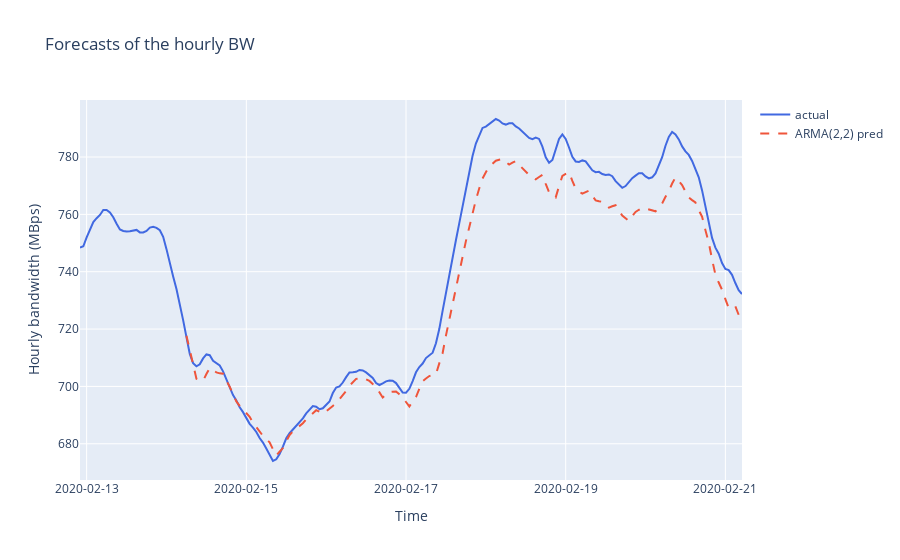

Notebook source saved alongside this figure:
### Code cell
fig = go.Figure()
fig.add_trace(go.Scatter(x=df[-200:].index, y=df[-200:]["hourly_bandwidth"], name='actual', line = dict(color='royalblue')))
fig.add_trace(go.Scatter(x=df[-200:].index, y=df[-200:]["pred_bandwidth"], name='ARMA(2,2) pred', line = dict(dash='dash')))
fig.update_layout(
    xaxis= dict(
        tickmode = 'array',
        tickvals = [9802, 9850, 9898, 9946, 9994],
        ticktext = ['2020-02-13', '2020-02-15', '2020-02-17', '2020-02-19', '2020-02-21']
    ),
    yaxis_title='Hourly bandwidth (MBps)',
    xaxis_title='Time',
    title='Forecasts of the hourly BW'
)  
fig.show()

### Figure 1 — Plotly figure (JSON) as saved in the notebook; plotly's stock layout.template omitted (floating-point values rounded to 4 significant figures; data arrays with more than 128 entries replaced by an {"elided": "..."} marker saying what was removed)
{"data": [{"line": {"color": "royalblue"}, "name": "actual", "type": "scatter", "x": {"elided": "200 int values"}, "y": {"elided": "200 float values"}}, {"line": {"dash": "dash"}, "name": "ARMA(2,2) pred", "type": "scatter", "x": {"elided": "200 int values"}, "y": {"elided": "200 float values"}}], "layout": {"title": {"text": "Forecasts of the hourly BW"}, "xaxis": {"tickmode": "array", "ticktext": ["2020-02-13", "2020-02-15", "2020-02-17", "2020-02-19", "2020-02-21"], "tickvals": [9802, 9850, 9898, 9946, 9994], "title": {"text": "Time"}}, "yaxis": {"title": {"text": "Hourly bandwidth (MBps)"}}}}
